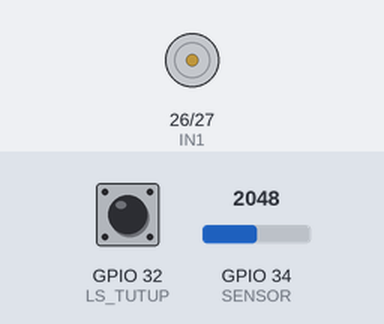
Bench run of a sketch on a simulated ESP32. Parts: motor-driver pin pairs drawn as motors (green arrow = first pin HIGH = forward, orange = second pin HIGH = backward, longer = more drive). The inputs (shaded band) are chosen by the test bench; at power-on: GPIO 34 (SENSOR) = 2048, GPIO 32 (LS_TUTUP) HIGH. WiFi joins after 1.5 s; servers stay silent unless stated.

Above: at 2.7 s.
2.8 s: GPIO 34 (SENSOR) set to 1963
At 4.5 s:
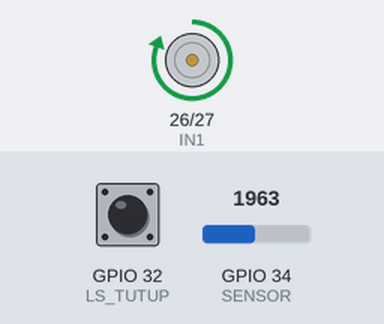
Timing chart, 0 to 20.0 s (numbered marks = the images above; inputs shaded):
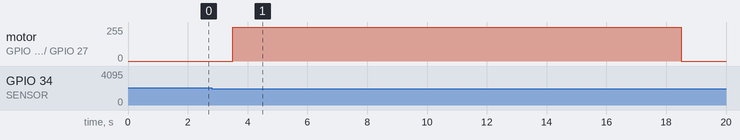

Measured:
- the behaviour switches between 2000 and 1999 on GPIO 34 (SENSOR) (found by bisection; images 0 and 1)
- after the input at 2.8 s, motor on GPIO 26 (IN1) / GPIO 27 (IN2): stopped → forward 255/255 after 0.70 s, → stopped 15.0 s later

The sketch:

jemuran_anti_hujan.ino
```cpp
#include <WiFi.h>
#include <WiFiClientSecure.h>
#include <UniversalTelegramBot.h>

const char* ssid = "NAMA_WIFI";
const char* pass = "PASSWORD_WIFI";
#define BOT_TOKEN "TOKEN_DARI_BOTFATHER"
#define CHAT_ID   "CHAT_ID_KAMU"

const int SENSOR = 34;  // AO sensor hujan
const int IN1 = 26, IN2 = 27;  // driver L298N
const int LS_TUTUP = 32, LS_BUKA = 33;  // limit switch
const int AMBANG = 2000;  // makin basah, makin kecil

WiFiClientSecure client;
UniversalTelegramBot bot(BOT_TOKEN, client);
bool tertutup = false;

void motor(int a, int b) {
  digitalWrite(IN1, a);
  digitalWrite(IN2, b);
}

// putar motor sampai limit switch tertekan (maks. 15 detik)
void gerak(int a, int b, int ls) {
  unsigned long mulai = millis();
  motor(a, b);
  while (digitalRead(ls) == HIGH &&
         millis() - mulai < 15000) delay(10);
  motor(LOW, LOW);  // berhenti
}

void setup() {
  pinMode(IN1, OUTPUT);
  pinMode(IN2, OUTPUT);
  pinMode(LS_TUTUP, INPUT_PULLUP);  // tertekan = LOW
  pinMode(LS_BUKA, INPUT_PULLUP);
  WiFi.begin(ssid, pass);
  while (WiFi.status() != WL_CONNECTED) delay(500);
  client.setCACert(TELEGRAM_CERTIFICATE_ROOT);
}

void loop() {
  bool hujan = analogRead(SENSOR) < AMBANG;

  if (hujan && !tertutup) {
    gerak(HIGH, LOW, LS_TUTUP);  // tutup atap
    bot.sendMessage(CHAT_ID, "Hujan! Jemuran aman.", "");
    tertutup = true;
  }

  if (!hujan && tertutup) {
    gerak(LOW, HIGH, LS_BUKA);  // buka lagi
    bot.sendMessage(CHAT_ID, "Cerah, atap dibuka.", "");
    tertutup = false;
  }

  delay(1000);
}
```
